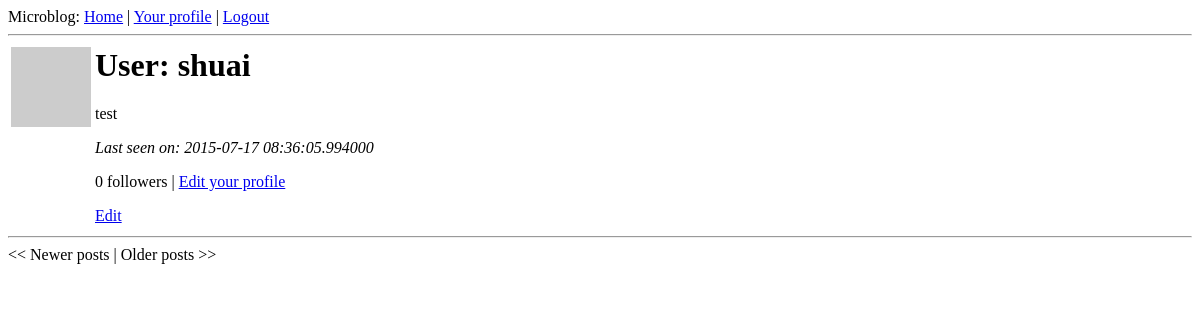
The app's page /user/shuai/1 (signed in), older data.
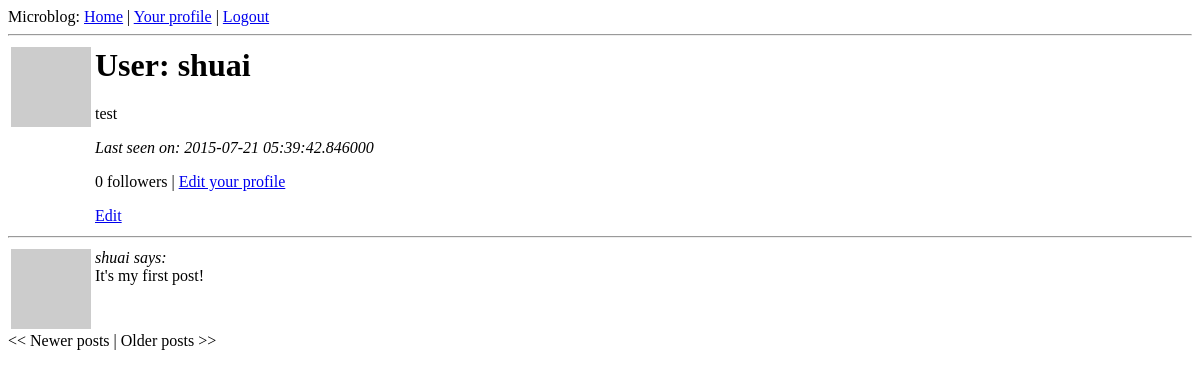
The same page, newer data.
### app/models.py (models this page shows, shortened)
class User(db.Model):
    id = db.Column(db.Integer, primary_key=True)
    nickname = db.Column(db.String(64), index=True, unique=True)
    email = db.Column(db.String(120), index=True, unique=True)
    posts = db.relationship('Post', backref='author', lazy='dynamic')
    about_me = db.Column(db.String(140))
    last_seen = db.Column(db.DateTime)
    followed = db.relationship('User',
                               secondary=followers,
                               primaryjoin=(followers.c.follower_id == id),
                               secondaryjoin=(followers.c.followed_id == id),
                               backref=db.backref('followers', lazy='dynamic'),
                               lazy='dynamic')
    def is_authenticated(self):
        return True
    def avatar(self, size):
            return 'http://www.gravatar.com/avatar/%s?d=mm&s=%d' % (md5(self.email.encode('utf-8')).hexdigest(), size)

class Post(db.Model):
    id = db.Column(db.Integer, primary_key = True)
    body = db.Column(db.String(140))
    timestamp = db.Column(db.DateTime)
    user_id = db.Column(db.Integer, db.ForeignKey('user.id'))

### app/views.py (the view)
@app.route('/user/<nickname>')
@app.route('/user/<nickname>/<int:page>')
@login_required
def user(nickname, page=1):
    user = User.query.filter_by(nickname=nickname).first()
    if user is None:
        flash('user %s not found.' % nickname)
        return redirect(url_for('index'))
    posts = user.posts.paginate(page, POSTS_PER_PAGE, False)
    return render_template('user.html',
                           user=user,
                           posts=posts)

### app/views.py (called while the page is built)
@lm.user_loader
def load_user(id):
    return User.query.get(int(id))

@app.before_request
def before_request():
    g.user = current_user
    if g.user.is_authenticated():
        g.user.last_seen = datetime.utcnow()
        db.session.add(g.user)
        db.session.commit()

### app/templates/user.html
{% extends "base.html" %}
{% block content %}
    <table>
        <tr valign="top">
            <td><img src="{{ user.avatar(128) }}"></td>
            <td><h1>User: {{ user.nickname }}</h1>
                {% if user.about_me %}<p>{{ user.about_me }}</p>{% endif %}
                {% if user.last_seen %}<p><i>Last seen on: {{ user.last_seen }}</i></p>{% endif %}
                <p>{{ user.followers.count() }} followers |
                {%  if user.id == g.user.id %}
                    <a href="{{ url_for('edit') }}">Edit your profile</a>
                {% elif not g.user.is_following(user) %}
                    <a href="{{ url_for('follow', nickname=user.nickname) }}">Follow</a>
                {% else %}
                    <a href="{{ url_for('unfollow', nickname=user.nickname) }}">Unfollow</a>
                {% endif %}
                </p>
                {% if user.id == g.user.id %}<p><a href="{{ url_for('edit') }}">Edit</a></p>{% endif %}
            </td>
        </tr>
    </table>
    <hr>
    {% for post in posts.items %}
        {% include 'post.html' %}
    {% endfor %}
    {% if posts.has_prev %}<a href="{{ url_for('user', nickname=user.nickname, page=posts.prev_num) }}">&lt;&lt;</a>{% else %}&lt;&lt; Newer posts{% endif %} |
    {% if posts.has_next %}<a href="{{ url_for('user', nickname=user.nickname, page=posts.next_num) }}">Older posts &gt;&gt;</a>{% else %}Older posts &gt;&gt;{% endif %}
{% endblock %}

### app/templates/base.html (shortened to what this page needs)
<html>
    <head>
    </head>
    <body>
        <div>Microblog: <a href="/index">Home</a>
            {% if g.user.is_authenticated() %}
            | <a href="{{ url_for('user', nickname=g.user.nickname) }}">Your profile</a>
            | <a href="{{ url_for('logout')}}">Logout</a>
            {% endif %}
        </div>
        <hr>
        {% block content %}{% endblock %}
    </body>
</html>

### app/templates/post.html
<table>
    <tr valign="top">
        <td><img src="{{ post.author.avatar(50) }}"></td><td><i>{{ post.author.nickname }} says:</i><br>{{ post.body }}</td>
    </tr>
</table>

Row changes from the older to the newer data that the page shows:
changed User "shuai": last_seen "2015-07-17 08:36:05.994000" → "2015-07-21 05:39:42.846000"
added Post: author.nickname "shuai", body "It's my first post!"
